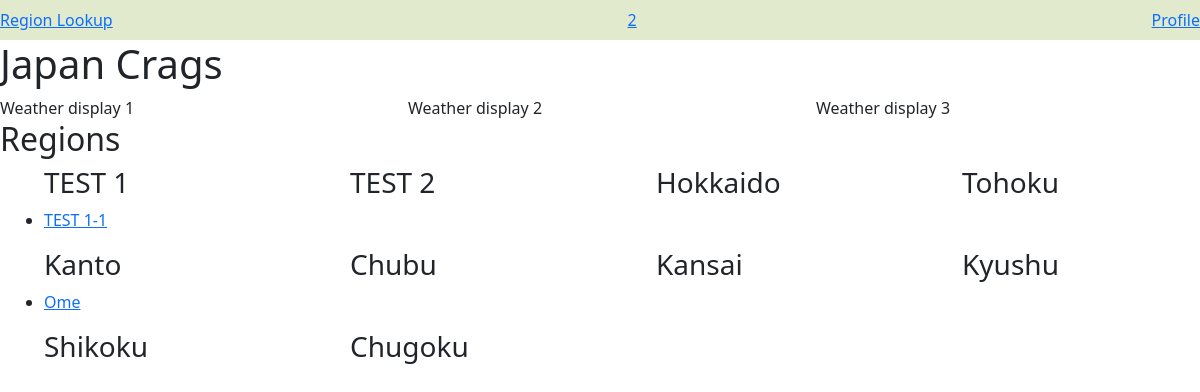
The page / on the database its author committed.
### weather_report/models.py (models this page shows, shortened)
class Region(models.Model):
  name = models.CharField(max_length=50)

class Area(models.Model):
  region = models.ForeignKey(Region, on_delete=models.CASCADE)
  name = models.CharField(max_length=50)
  latitude = models.DecimalField(max_digits=9, decimal_places=6, null=True)
  longitude = models.DecimalField(max_digits=9, decimal_places=6, null=True)
  elevation = models.DecimalField(max_digits=5, decimal_places=1, null=True)

### weather_report/views.py (the view)
# urls.py: path("", views.index, name="index"),
def index(request):
    area = Area.objects.all()
    regions = Region.objects.all()
    return render(request, 'weather_report/index.html', {
        "areas": area,
        "regions": regions,
    })

### weather_report/templates/weather_report/index.html
{% extends "weather_report/layout.html" %}
{% load static %}
{% block body %}
    <div id="top-3" class="row">
        <div class="col">
            Weather display 1
        </div>
        <div class="col">
            Weather display 2
        </div>
        <div class="col">
            Weather display 3
        </div>
    </div>
    <div id="region-list" class="row">
        <div class="col-12">
            <h2>Regions</h2>
        </div>
        {% for region in regions %}
        <div class="col-3">
            <div class="container-md">
                <ul><h3>{{region.name}}</h3>
                    {% for area in areas %}
                    {% if area.region == region %}
                    <li><a href="{% url 'area_forecast' area.name %}">{{area.name}}</a></li>
                    {% endif %}
                    {% endfor %}
                </ul>
            </div>
        </div>
        {% endfor %}
    </div>
{% endblock %}

### rows shown on the page
Region: name "TEST 1"
Area: name "TEST 1-1"
Region: name "TEST 2"
Region: name "Hokkaido"
Region: name "Tohoku"
Region: name "Kanto"
Area: name "Ome"
Region: name "Chubu"
Region: name "Kansai"
Region: name "Kyushu"
Region: name "Shikoku"
Region: name "Chugoku"
